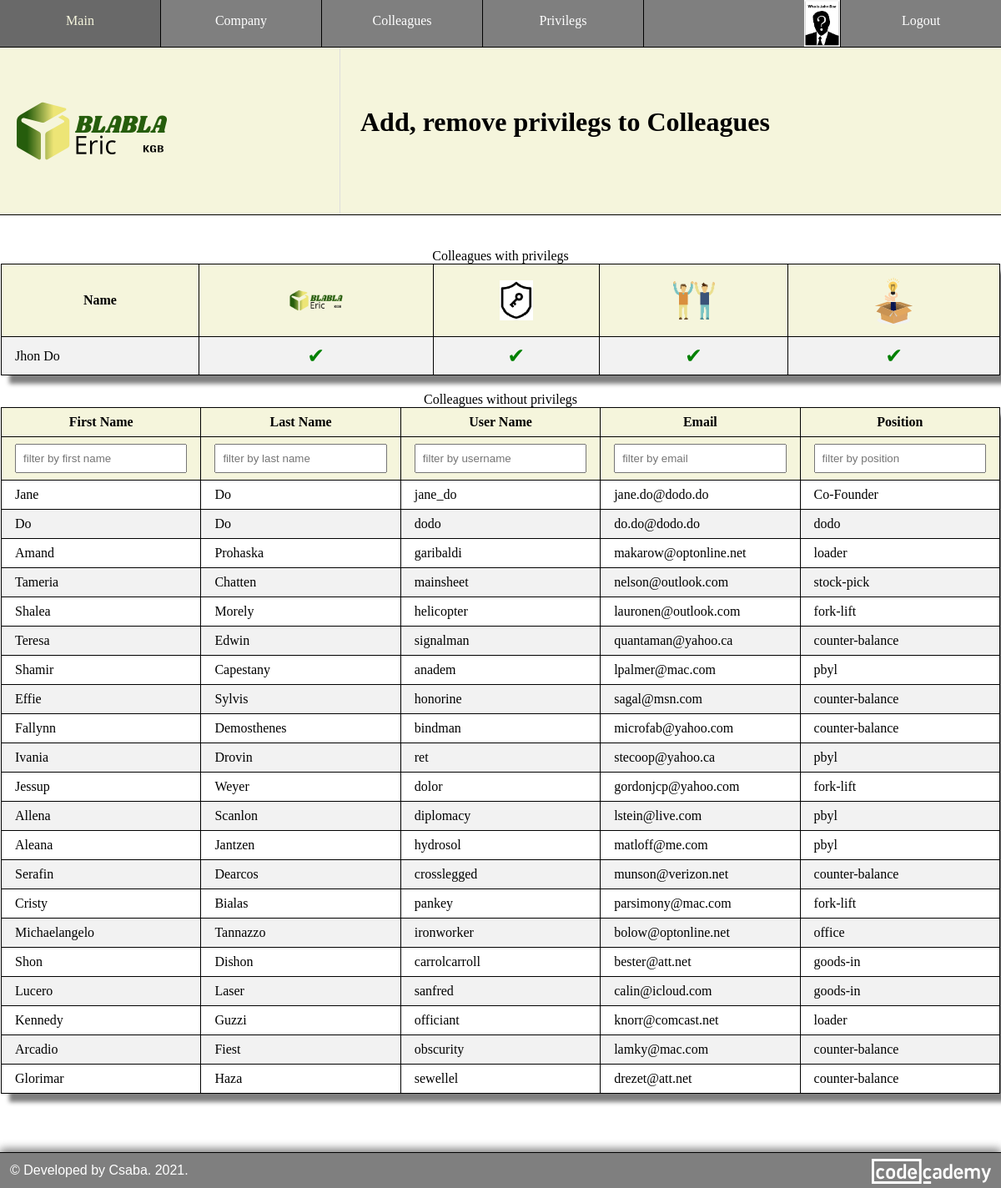
The page /privilegs (signed in) on the database its author committed.
### models.py (models this page shows, shortened)
class Colleagues(db.Model, UserMixin):
    id = db.Column(db.Integer, primary_key = True)
    user_name = db.Column(db.String(32), unique = True, index = True)
    email = db.Column(db.String(128), unique = True, index = True)
    confirmed = db.Column(db.Integer, unique = False, default = 0)
    first_name = db.Column(db.String(32), nullable = False, index = True)
    last_name = db.Column(db.String(64), nullable = False, index = True)
    avatar = db.Column(db.String(8), nullable = True)
    position = db.Column(db.String(2048), index = True)
    password_hash = db.Column(db.String(128))
    company_id = db.Column(db.Integer, db.ForeignKey("company.id"))
    ideas = db.relationship(
        "Ideas",
        backref = "colleague",
        lazy = "dynamic",
        cascade = "all, delete, delete-orphan"  # cascading deletion
    )
    admin = db.relationship(
        "Admins",
        backref = "colleague",
        lazy = "dynamic",
        cascade = "all, delete, delete-orphan"  # cascading deletion
    )
    def fullname(self):
        return f"{self.first_name} {self.last_name}"

### routes.py (the view)
@app.route("/privilegs", methods = ["GET", "POST"])
@login_required
def privilegs():
    if not is_auth_privilegs(current_user):
        return unathorized("You cannot to vew this page.", "error")
    company = Company.query.get(current_user.company_id)
    company_id = company.id
    admins = db.session.query(Colleagues, Admins).filter(
        Colleagues.id == Admins.colleague_id,
        Colleagues.company_id == company_id
    ).all()
    colleagues = Colleagues.query.filter(Colleagues.company_id == current_user.company_id).all()
    for admin in admins:
        for colleague in colleagues:
            if admin.Admins.colleague_id == colleague.id:
                colleagues.remove(colleague)
    return render_template(
        "privilegs.html",
        logo = get_logo(current_user),
        change_logo = is_auth_company(current_user), # to add click event to change logo for authorized admin
        admins = admins,
        colleagues = colleagues,
        nav = get_nav(current_user)
    )

### helper.py (called while the page is built)
def get_admin(current_user):
    admin = Admins.query.filter(Admins.colleague_id == current_user.id).first()
    if not admin:
        admin = instatiate_admin(False)
    return admin

def is_auth_company(current_user):
    admin = get_admin(current_user)
    if not admin.update_company:
        return False
    return True

def is_auth_colleague(current_user, colleague=None):
    if not colleague:
        colleague = current_user
    admin = get_admin(current_user)
    if not admin.update_colleague:
        return False
    if current_user.company_id != colleague.company_id:
        return False
    return True

def is_auth_privilegs(current_user, colleague=None):
    if not colleague:
        colleague = current_user
    admin = get_admin(current_user)
    if not admin.update_privilegs:
        return False
    if current_user.company_id != colleague.company_id:
        return False
    return True

def get_logo(current_user):
    id = current_user.company_id
    company = Company.query.get(id)
    logo_extension = company.logo
    return f"{id}.{logo_extension}" if logo_extension else "idea-box.svg"

### models.py (called while the page is built)
@login_manager.user_loader
def load_colleague(id):
    return Colleagues.query.get(int(id))

### templates/privilegs.html (shortened to what this page needs)
{% extends "base.html" %}
{% block css %}
<link rel="stylesheet" href="{{ url_for('static', filename = 'style/profile.css') }} " />
<link rel="stylesheet" href="{{ url_for('static', filename = 'style/colleagues.css') }} " />
<link rel="stylesheet" href="{{ url_for('static', filename = 'style/privilegs.css') }} " />
{% endblock css %}
{% block header_left %}
    {% include 'component/logo.html' %}
{% endblock header_left %}
{% block header_right %}
    <h1>Add, remove privilegs to Colleagues</h1>
{% endblock header_right %}
{% block content %}
<main class="privilegs">
    <section>
        <table class="admin_table">
            <caption>Colleagues with privilegs</caption>
            <tr>
                <th>Name</th>
                <th title="Update company">
                    <img id="company_logo" src="{{ url_for('static', filename = 'logo/' + logo) }}" alt="Company logo" />
                </th>
                <th title="Update privilegs">
                    <img id="privilegs_logo" src="{{ url_for('static', filename = 'icons/update_privilegs.png') }}" alt="Add/Remove privilegs logo" />
                </th>
                <th title="Update colleague">
                    <img id="colleague_logo" src="{{ url_for('static', filename = 'icons/update_colleague.png') }}" alt="Update colleague logo" />
                </th>
                <th title="Update Idea Box">
                    <img id="box_logo" src="{{url_for('static', filename = 'images/idea-box.svg') }}" alt="Update Idea Box logo" />
                </th>
            </tr>
            {% for admin in admins %}
            <tr id="colleague{{admin.Admins.colleague.id}}" class="clickable" onclick="window.location='/update_privilegs/{{ admin.Admins.colleague.id }}'">
                <td>{{admin.Admins.colleague.fullname()}}</td>
                <td>
                    {% if admin.Admins.update_company %}
                    <span>&#10004;</span>
                    {% else %}
                    <span>&#10060;</span>
                    {% endif %}
                </td>
                <td>
                    {% if admin.Admins.update_privilegs %}
                    <span>&#10004;</span>
                    {% else %}
                    <span>&#10060;</span>
                    {% endif %}
                </td>
                <td>
                    {% if admin.Admins.update_colleague %}
                    <span>&#10004;</span>
                    {% else %}
                    <span>&#10060;</span>
                    {% endif %}
                </td>
                <td>
                    {% if admin.Admins.update_box %}
                    <span>&#10004;</span>
                    {% else %}
                    <span>&#10060;</span>
                    {% endif %}
                </td>
            </tr>
            {% endfor %}
        </table>
        <table id="filterable_table">
            <caption>Colleagues without privilegs</caption>
            <tr class="table_header">
                <th>First Name</th>
                <th>Last Name</th>
                <th>User Name</th>
                <th>Email</th>
                <th>Position</th>
            </tr>
            <tr class="filter">
                <th><input type="text" id="first_name" name="first_name" onkeyup="filter_by('first_name')" placeholder="filter by first name" /></th>
                <th><input type="text" id="last_name" name="last_name" onkeyup="filter_by('last_name')" placeholder="filter by last name" /></th>
                <th><input type="text" id="username" name="username" onkeyup="filter_by('username')" placeholder="filter by username" /></th>
                <th><input type="text" id="email" name="email" onkeyup="filter_by('email')" placeholder="filter by email" /></th>
                <th><input type="text" id="position" name="position" onkeyup="filter_by('position')" placeholder="filter by position" /></th>
            </tr>
            {% for colleague in colleagues %}
            <tr id="colleague{{colleague.id}}" class="clickable" onclick="window.location='/update_privilegs/{{ colleague.id }}'">
                <td>{{colleague.first_name}}</td>
                <td>{{colleague.last_name}}</td>
                <td>{{colleague.user_name}}</td>
                <td>{{colleague.email}}</td>
                <td>{{colleague.position}}</td>
            </tr>
            {% endfor %}
        </table>
    </section>
</main>
{% endblock content %}

### templates/base.html (shortened to what this page needs)
<html>
    <head>
        <link rel="stylesheet" href="{{ url_for('static', filename = 'style/base.css') }} " />
        <link rel="stylesheet" href="{{ url_for('static', filename = 'style/common.css') }} " />
        {% block css %}{% endblock css %}
        <link rel="stylesheet" href="{{ url_for('static', filename = 'style/footer.css') }} " />
    </head>
    <body>
        <nav>
            <div class="left-nav">
                {% for menu, path in nav["left"].items() %}
                <a href="{{ path }}">{{ menu }}</a>
                {% endfor %}
            </div>
            <div class="right-nav">
                {% for menu, path in nav["right"].items() %}
                    {% if current_user.get_id() and path == "/profile" %}
                    <a id="avatar" href="/profile/{{ current_user.id }}" title="Your profile" >
                        {% if current_user.avatar %}
                        <img src="{{ url_for('static', filename = '/avatars/') }}{{ current_user.id }}.{{ current_user.avatar }}" />
                        {% else %}
                        <img src="{{ url_for('static', filename = '/avatars/default.png') }}" />
                        {% endif %}
                    </a>
                    {% else %}
                    <a href="{{ path }}">{{ menu }}</a>
                    {% endif %}
                {% endfor %}
            </div>
        </nav>
        <header>
            <div class="header_left">
                <div>
                    {% block header_left %}
                    {% endblock header_left %}
                </div>
            </div>
            <div class="header_right">
                <div>
                    {% block header_right %}
                    {% endblock header_right %}
                </div>
            </div>
        </header>
        {% block content %}
        {% endblock content %}
        <footer> &copy; Developed by Csaba. <span id="developed">   2021</span><span id="presentYear">.</span>
            <a href="https://www.codecademy.com/profiles/lendoo" target="_blank">
                <img id="codecademy_logo" src="{{ url_for('static', filename='images/codecademy-white.svg') }}" alt="CodeCademy logo" />
            </a>
        </footer>
    </body>
</html>

### templates/component/logo.html
{% if change_logo %}
<a href="{{ url_for('upload_logo') }}">
{% endif %}
    <img src="{{ url_for('static', filename = 'logo/' + logo) }}" alt="Company logo" />
{% if change_logo %}
</a>
{% endif %}

### static/style/base.css (style rules this page uses)
body { margin: 0; box-sizing: border-box; }
main { min-height: 32vh; }
nav { border-bottom: 1px solid black; background-color: rgba(0, 0, 0, 0.5); width: 100%; overflow: auto; }
.left-nav a { float: left; vertical-align: middle; }
#avatar { width: min-content; }
.right-nav a { float: right; }
.left-nav a { border-right: 1px solid black; }
.right-nav a:not(:last-child) { border-left: 1px solid black; }
.right-nav a img { height: 56px; margin-top: -16px; }
a { text-decoration: none; }
nav a { color: white; height: 24px; width: 16%; text-align: center; padding: 16px 0; }
header { display: grid; justify-content: space-between; grid-template-columns: 34% 64%; grid-gap: 20px; background-color: beige; min-height: 200px; border-bottom: 1px solid black; margin-bottom: 20px; }
.header_left, .header_right { display: flex; align-items: center; }
.header_left { position: relative; border-right: 1px solid #ddd; }
header h1 { margin-top: 0; }
.header_left img { padding-left: 10px; max-width: 250px; }
.header_right { padding: 10px 0; }

### static/style/common.css (style rules this page uses)
input { padding: 8px; }
th { background-color: beige; }
footer { margin-top: 50px; }

### static/style/profile.css (style rules this page uses)
section { overflow-x: auto; padding: 20px; }
table { border-collapse: collapse; border: 1px solid black; margin: 0 auto; box-shadow: 10px 10px 5px grey; }
td, th { border: 1px solid black; text-align: left; padding: 8px 16px; }
td { cursor: pointer; }
tr:nth-child(even) { background-color: #f2f2f2; }

### static/style/colleagues.css (style rules this page uses)
body { overflow-x: hidden; }
.clickable { overflow-wrap: anywhere; }
table { width: 100%; }
@media (max-width: 1200px) { section { padding: 20px 1px; } }
@media (max-width: 1200px) { .filter input { width: 100%; } }

### static/style/privilegs.css (style rules this page uses)
th { text-align: center; }
#company_logo { width: 70px; }
#privilegs_logo { width: 40px; }
#colleague_logo { width: 50px; }
#box_logo { width: 60px; }
.admin_table { margin-bottom: 20px; }
.admin_table tr td:not(:first-of-type) { text-align: center; color: green; font-size: 25px; }

### static/style/footer.css (style rules this page uses)
footer { background-color: rgba(0, 0, 0, 0.5); color: white; text-align: left; padding: 12px; font-family: sans-serif; border-top: 1px solid black; box-shadow: 0px -4px 10px grey; }
footer img { height: 30px; margin-top: -5px; float: right; }

### rows shown on the page
Colleagues: Admins.colleague.fullname "Jhon Do"
Colleagues: first_name "Jane", last_name "Do", user_name "jane_do", email "jane.do@dodo.do", position "Co-Founder"
Colleagues: first_name "Do", last_name "Do", user_name "dodo", email "do.do@dodo.do", position "dodo"
Colleagues: first_name "Amand", last_name "Prohaska", user_name "garibaldi", email "makarow@optonline.net", position "loader"
Colleagues: first_name "Tameria", last_name "Chatten", user_name "mainsheet", email "nelson@outlook.com", position "stock-pick"
Colleagues: first_name "Shalea", last_name "Morely", user_name "helicopter", email "lauronen@outlook.com", position "fork-lift"
Colleagues: first_name "Teresa", last_name "Edwin", user_name "signalman", email "quantaman@yahoo.ca", position "counter-balance"
Colleagues: first_name "Shamir", last_name "Capestany", user_name "anadem", email "lpalmer@mac.com", position "pbyl"
Colleagues: first_name "Effie", last_name "Sylvis", user_name "honorine", email "sagal@msn.com", position "counter-balance"
Colleagues: first_name "Fallynn", last_name "Demosthenes", user_name "bindman", email "microfab@yahoo.com", position "counter-balance"
Colleagues: first_name "Ivania", last_name "Drovin", user_name "ret", email "stecoop@yahoo.ca", position "pbyl"
Colleagues: first_name "Jessup", last_name "Weyer", user_name "dolor", email "gordonjcp@yahoo.com", position "fork-lift"
Colleagues: first_name "Allena", last_name "Scanlon", user_name "diplomacy", email "lstein@live.com", position "pbyl"
Colleagues: first_name "Aleana", last_name "Jantzen", user_name "hydrosol", email "matloff@me.com", position "pbyl"
Colleagues: first_name "Serafin", last_name "Dearcos", user_name "crosslegged", email "munson@verizon.net", position "counter-balance"
Colleagues: first_name "Cristy", last_name "Bialas", user_name "pankey", email "parsimony@mac.com", position "fork-lift"
Colleagues: first_name "Michaelangelo", last_name "Tannazzo", user_name "ironworker", email "bolow@optonline.net", position "office"
Colleagues: first_name "Shon", last_name "Dishon", user_name "carrolcarroll", email "bester@att.net", position "goods-in"
Colleagues: first_name "Lucero", last_name "Laser", user_name "sanfred", email "calin@icloud.com", position "goods-in"
Colleagues: first_name "Kennedy", last_name "Guzzi", user_name "officiant", email "knorr@comcast.net", position "loader"
Colleagues: first_name "Arcadio", last_name "Fiest", user_name "obscurity", email "lamky@mac.com", position "counter-balance"
Colleagues: first_name "Glorimar", last_name "Haza", user_name "sewellel", email "drezet@att.net", position "counter-balance"

### other values the page prints
{{ menu }} "Main" "Company" "Colleagues" "Privilegs"
{{ menu }} "Logout"
